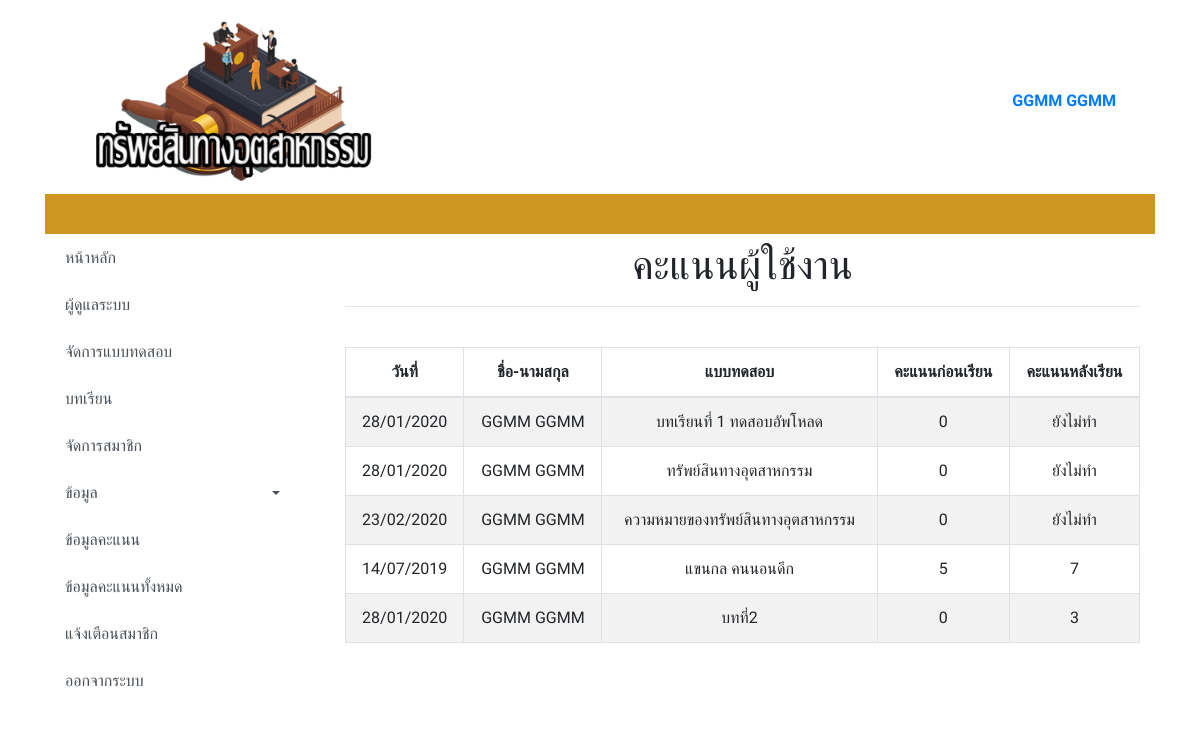
Screenshot of /score.php?user_id=44 (signed in) with the database file from the repository.
### tables this page shows
CREATE TABLE `user_learning` (
  `user_learning_id` int(10) NOT NULL,
  `choice_id` int(10) NOT NULL,
  `user_id` int(10) NOT NULL,
  `user_learning_bf` int(20) NOT NULL,
  `user_learning_af` varchar(20) NOT NULL,
  `user_learning_status` int(1) NOT NULL,
  `user_learning_date` timestamp NOT NULL DEFAULT CURRENT_TIMESTAMP
);

CREATE TABLE `user` (
  `ID` int(5) NOT NULL,
  `Username` varchar(50) NOT NULL,
  `Password` varchar(200) NOT NULL,
  `Firstname` varchar(100) NOT NULL,
  `Lastname` varchar(100) NOT NULL,
  `email` varchar(100) NOT NULL,
  `phone` text NOT NULL,
  `Userlevel` varchar(1) NOT NULL,
  `user_date` date NOT NULL,
  `session_id` varchar(50) NOT NULL,
  `Status` varchar(1) NOT NULL
);

CREATE TABLE `choice` (
  `choice_id` int(11) NOT NULL,
  `choice_name` varchar(100) NOT NULL,
  `video` varchar(300) NOT NULL,
  `choice_detail` varchar(100) NOT NULL,
  `choice_status` int(1) NOT NULL
);

### score.php (the view, shortened to what this page needs)
<!DOCTYPE html>
<html>
<?php
include 'header.php';
include 'conn.php';
$user_id = $_GET['user_id'];
$query_learning = "SELECT * FROM choice as c , user as u, user_learning as l where l.user_id = $user_id and l.choice_id = c.choice_id and l.user_id = u.id order by l.user_learning_af desc" ;
$learning = mysqli_query($con,$query_learning) or die(mysqli_error());
$row_learning = mysqli_fetch_assoc($learning);
$totalRows_learning = mysqli_num_rows($learning);
?>
<div class="container">
  <div class="row">
    <?php include 'menu.php'; ?>
    <?php include 'model.php'; ?>
    <div class="col-md-9">
     <div class="py-2">
      <div class="container">
        <div class="row">
          <div class="col-md-12">
            <h1 class="text-center">คะแนนผู้ใช้งาน</h1>
            <hr>
          </div>
        </div>
      </div>
    </div>
    <div class="py-3">
      <div class="container">
        <div class="row">
          <div class="col-md-12">
            <div class="table-responsive text-center">
              <table class="table table-striped table-bordered">
               <?php if ($totalRows_learning > 0) {?>
                <thead>
                  <tr class="text-center">
                    <th scope="col">วันที่</th>
                    <th scope="col">ชื่อ-นามสกุล</th>
                    <th scope="col">แบบทดสอบ</th>
                    <th scope="col">คะแนนก่อนเรียน</th>
                    <th scope="col">คะแนนหลังเรียน</th>
                  </tr>
                </thead>
                <tbody>
                  <?php
                  do { ?>
                    <tr class="text-center">
                      <td><?php echo date("d/m/Y" , strtotime($row_learning['user_learning_date'])); ?></td>
                      <td><?php echo $row_learning['Firstname']. "  " .$row_learning['Lastname']; ?></td>
                      <td><?php echo $row_learning['choice_name']; ?></td>
                      <td><?php echo $row_learning['user_learning_bf']; ?></td>
                      <td><?php echo $row_learning['user_learning_af']; ?></td>
                    </tr>
                    <?php
                  } while ($row_learning = mysqli_fetch_assoc($learning)); ?>
                </tbody>
              </table>
            <?php }else {
              echo "<h3> ยังไม่มีคะแนน </h3>";
            }
            mysqli_free_result($learning);?>
          </div>
        </div>
      </div>
    </div>
  </div>
  <div class="py-5">
  </div>
</div>
</div>
</div>
<?php include 'footer.php'; ?>
</html>

### header.php (style rules this page uses)
body { font-family: 'Prompt', sans-serif; }

### rows the page displays
user_learning: user_learning_date "28/01/2020", user.Firstname "GGMM", user.Lastname "GGMM", choice.choice_name "บทเรียนที่ 1 ทดสอบอัพโหลด", user_learning_bf "0", user_learning_af "ยังไม่ทำ"
user_learning: user_learning_date "28/01/2020", user.Firstname "GGMM", user.Lastname "GGMM", choice.choice_name "ทรัพย์สินทางอุตสาหกรรม", user_learning_bf "0", user_learning_af "ยังไม่ทำ"
user_learning: user_learning_date "23/02/2020", user.Firstname "GGMM", user.Lastname "GGMM", choice.choice_name "ความหมายของทรัพย์สินทางอุตสาหกรรม", user_learning_bf "0", user_learning_af "ยังไม่ทำ"
user_learning: user_learning_date "14/07/2019", user.Firstname "GGMM", user.Lastname "GGMM", choice.choice_name "แขนกล คนนอนดึก", user_learning_bf "5", user_learning_af "7"
user_learning: user_learning_date "28/01/2020", user.Firstname "GGMM", user.Lastname "GGMM", choice.choice_name "บทที่2", user_learning_bf "0", user_learning_af "3"

### other values shown
$_SESSION["User"] "GGMM GGMM"
